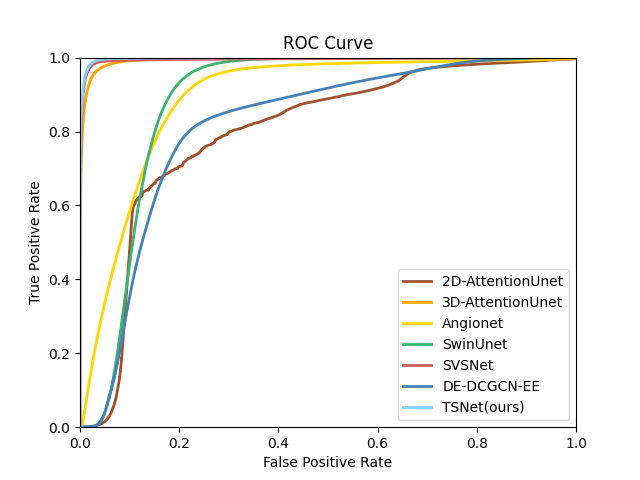

This chart was generated by the following Python code:
import numpy as np
import matplotlib.pyplot as plt
plt.rc('font',family='Times New Roman')
from sklearn.datasets import make_classification
from sklearn.model_selection import train_test_split
from sklearn.linear_model import LogisticRegression
from sklearn.metrics import roc_curve, roc_auc_score
import yaml
import torch
from model.utils import get_model
import argparse
import os 
from PIL import Image
from torch.utils.data import Dataset, DataLoader
from PIL import Image
from torchvision import transforms
import cv2

def init_model(load):

    model_list = []
    for ckp_path in load:

        pth = torch.load(ckp_path, map_location=torch.device('cpu'))
        model = (pth['ema_model_state_dict'])  # load model
        # load model weight
        #model = get_model(args)
        # model.load_state_dict(pth['ema_model_state_dict'])
        print(model)
        model.cuda()
        model_list.append(model)
        print(f"Model loaded from {ckp_path}")

    return model_list

def preprocess(input_img, input_lab):
    img = input_img.astype(np.float32)
    lab = input_lab.astype(np.uint8)
    max98 = np.percentile(img, 98)
    img = np.clip(img, 0, max98)
    img = img / max98
    tensor_img = torch.from_numpy(img).float()
    tensor_lab = torch.from_numpy(lab).long()

    return tensor_img, tensor_lab

class Dataset2d(Dataset):
    def __init__(self, images_root_folder, labels_root_folder, transform=None):
        self.images_root_folder = images_root_folder
        self.labels_root_folder = labels_root_folder
        self.transform = transform
        self.image_label_pairs = self.get_image_label_pairs()
    def get_image_label_pairs(self):
        pairs = []
        for root, _, files in os.walk(self.labels_root_folder):
            for file in files:
                if file.endswith('.jpg') or file.endswith('.png'):
                    label_path = os.path.join(root, file)
                    # Get relative path of the image
                    relative_path = os.path.relpath(label_path, self.images_root_folder)
                    image_path = os.path.join(self.images_root_folder, relative_path)
                    image = Image.open(image_path).convert('L')  # Assuming grayscale images
                    label = Image.open(label_path).convert('L')  # Assuming grayscale labels

                    if os.path.exists(image_path):
                        pairs.append((image, label))
                    else:
                        print(f"Label file not found for {image_path}")
        return pairs

    def __len__(self):
        return len(self.image_label_pairs)

    def __getitem__(self, idx):
        # image_path, label_path = self.image_label_pairs[idx]
        #
        # image = Image.open(image_path).convert('L')  # Assuming grayscale images
        # label = Image.open(label_path).convert('L')  # Assuming grayscale labels
        image, label = self.image_label_pairs[idx]

        if self.transform:
            image = self.transform(image)
            label = self.transform(label)

        label = (label > 0).float()  # Binarize label

        return image, label

class Datasetmulti(Dataset):
    def __init__(self, images_root_folder, labels_root_folder, transform=None):
        self.images_root_folder = images_root_folder
        self.labels_root_folder = labels_root_folder
        self.transform = transform
        self.image_label_pairs = self.get_image_label_pairs()

    def get_image_label_pairs(self):
        pairs = []
        patient_list = os.listdir(self.labels_root_folder)
        subdir_path_list = []
        for patient in patient_list:
            dir_path = os.path.join(self.labels_root_folder, patient)
            xulie_lsit = os.listdir(dir_path)
            for xulie in xulie_lsit:
                subdir_path = os.path.join(dir_path, xulie)
                subdir_path_list.append(subdir_path)
        trainlab_list = []
        trainimg_list = []
        for path in (subdir_path_list):
            lab_path_list = os.listdir(path)
            img_list = []
            lab_list = []
            labimg_path_list = []
            for item in lab_path_list:
                # 一个序列的lab路径
                lab_path = os.path.join(path, item)
                labimg_path_list.append(lab_path)
                img_path = os.path.join(self.images_root_folder,lab_path.split("/")[-3],lab_path.split("/")[-2],lab_path.split("/")[-1])
                # print(lab_path,img_path)

                img = cv2.imread(img_path, 0)
                lab = cv2.imread(lab_path, 0)
                lab = lab // 255
                img, lab = preprocess(img, lab)
                img_list.append(img)  # 一个序列的img
                lab_list.append(lab)  # 一个序列的lab
                trainlab_list.append(lab)
            n1 = 5 // 2
            n2 = 5 - n1 - 1
            start_image = img_list[0]
            end_image = img_list[-1]
            for i in range(n1):
                img_list.insert(0, start_image)  # 在序列开始复制 N//2张图片
            for j in range(n2):
                img_list.insert(-1, end_image)  # 在序列最后复制N- N//2张图片
            for k, item_path in enumerate(labimg_path_list):
                stack_list = []
                # 获取待stack的图片列表
                for n in range(5):
                    stack_list.append(img_list[k + n])
                img3d = torch.stack(stack_list, 0)
                img3d = img3d.unsqueeze(0)
                pairs.append((img3d, lab_list[k]))
                # print(f"Label file not found for {image_path}")
        return pairs

    def __len__(self):
        return len(self.image_label_pairs)

    def __getitem__(self, idx):
        # image_path, label_path = self.image_label_pairs[idx]
        #
        # image = Image.open(image_path).convert('L')  # Assuming grayscale images
        # label = Image.open(label_path).convert('L')  # Assuming grayscale labels
        image, label = self.image_label_pairs[idx]

        # if self.transform:
        #     # image = self.transform(image)
        #     label = self.transform(label)
        #
        # label = (label > 0).float()  # Binarize label

        return image, label

class Dataset4f(Dataset):
    def __init__(self, images_root_folder, labels_root_folder, transform=None):
        self.images_root_folder = images_root_folder
        self.labels_root_folder = labels_root_folder
        self.transform = transform
        self.image_label_pairs = self.get_image_label_pairs()

    def get_image_label_pairs(self):
        pairs = []
        patient_list = os.listdir(self.labels_root_folder)
        subdir_path_list = []
        for patient in patient_list:
            dir_path = os.path.join(self.labels_root_folder, patient)
            xulie_lsit = os.listdir(dir_path)
            for xulie in xulie_lsit:
                subdir_path = os.path.join(dir_path, xulie)
                subdir_path_list.append(subdir_path)
        trainlab_list = []
        trainimg_list = []
        for path in (subdir_path_list):
            lab_path_list = os.listdir(path)
            img_list = []
            lab_list = []
            labimg_path_list = []
            for item in lab_path_list:
                # 一个序列的lab路径
                lab_path = os.path.join(path, item)
                labimg_path_list.append(lab_path)
                img_path = os.path.join(self.images_root_folder,lab_path.split("/")[1],lab_path.split("/")[2],lab_path.split("/")[3])
                # img_path = lab_path.replace("trydata", "image")
                img = cv2.imread(img_path, 0)
                lab = cv2.imread(lab_path, 0)
                lab = lab // 255
                img, lab = preprocess(img, lab)
                img_list.append(img)  # 一个序列的img
                lab_list.append(lab)  # 一个序列的lab
                trainlab_list.append(lab)
            n1 = 4// 2
            n2 = 4- n1 - 1
            start_image = img_list[0]
            end_image = img_list[-1]
            for i in range(n1):
                img_list.insert(0, start_image)  # 在序列开始复制 N//2张图片
            for j in range(n2):
                img_list.insert(-1, end_image)  # 在序列最后复制N- N//2张图片
            for k, item_path in enumerate(labimg_path_list):
                stack_list = []
                # 获取待stack的图片列表
                for n in range(4):
                    stack_list.append(img_list[k + n])
                img3d = torch.stack(stack_list, 0)
                img3d = img3d.unsqueeze(0)
                pairs.append((img3d, lab_list[k]))
                # print(f"Label file not found for {image_path}")
        return pairs

    def __len__(self):
        return len(self.image_label_pairs)

    def __getitem__(self, idx):

        image, label = self.image_label_pairs[idx]

        return image, label

class Dataset3d(Dataset):
    def __init__(self, images_root_folder, labels_root_folder, transform=None):
        self.images_root_folder = images_root_folder
        self.labels_root_folder = labels_root_folder
        self.transform = transform
        self.image_label_pairs = self.get_image_label_pairs()

    def get_image_label_pairs(self):
        pairs = []
        patient_list = os.listdir(self.labels_root_folder)
        subdir_path_list = []
        for patient in patient_list:
            dir_path = os.path.join(self.labels_root_folder, patient)
            xulie_lsit = os.listdir(dir_path)
            for xulie in xulie_lsit:
                subdir_path = os.path.join(dir_path, xulie)
                subdir_path_list.append(subdir_path)

        for path in (subdir_path_list):
            lab_path_list = os.listdir(path)
            img_list = []
            lab_list = []
            file_name_list = []

            for p, item in enumerate(lab_path_list):
                # 一个序列的lab路径
                lab_path = os.path.join(path, item)

                img_path = os.path.join(self.images_root_folder,lab_path.split("/")[1],lab_path.split("/")[2],lab_path.split("/")[3])
                file_name_list.append(img_path)
                # img_path = lab_path.replace("trydata", "image")
                img = cv2.imread(img_path, 0)
                lab = cv2.imread(lab_path, 0)
                lab = lab // 255


                img, lab = preprocess(img, lab)
                img_list.append(img)  # 一个序列的img
                lab_list.append(lab)

            l = len(img_list)
            w = l % 5
            t = l // 5
            # print(l,w,t)
            for k in range(t):
                stack_img_list = []
                stack_lab_list = []
                img_name_list = []
                for n in range(5):
                    stack_img_list.append(img_list[n + k * 5 + w])
                    stack_lab_list.append(lab_list[n + k * 5 + w])
                    img_name_list.append(file_name_list[n + k * 5 + w])

                img3d = torch.stack(stack_img_list, 0)
                img3d = img3d.unsqueeze(0)
                lab3d = torch.stack(stack_lab_list, 0)
                lab3d = lab3d.unsqueeze(0)
                pairs.append((img3d, lab3d))

        return pairs

    def __len__(self):
        return len(self.image_label_pairs)

    def __getitem__(self, idx):
        image, label = self.image_label_pairs[idx]
        return image, label


# Load the images and labels
def load_test_data(images_root_folder, labels_root_folder, batch_size=4,model_name=str):
    transform = transforms.Compose([
        transforms.Resize((512, 512)),
        transforms.ToTensor(),
    ])

    if model_name in ["attention_unet","swinunet","source_DE_DCGCN_EE","Angionet"]:
        dataset = Dataset2d(images_root_folder, labels_root_folder, transform=transform)

    elif model_name == "TSNet":
        dataset = Datasetmulti(images_root_folder, labels_root_folder, transform=transform)

    elif model_name == "SVSNet":
        dataset = Dataset4f(images_root_folder, labels_root_folder, transform=transform)
    elif model_name == "attention_unet_3d":
        dataset = Dataset3d(images_root_folder, labels_root_folder, transform=transform)


    dataloader = DataLoader(dataset, batch_size=batch_size, shuffle=False)
    return dataloader

# Generate ROC curve data
def generate_roc_data(model, dataloader, device='cuda'):
    y_true = []
    y_scores = []

    with torch.no_grad():
        for images, labels in dataloader:
            images = images.to(device)
            labels = labels.to(device)

            outputs = model(images)
            probs = torch.sigmoid(outputs)[:,1,:,:]
            labels_np = labels.cpu().numpy().flatten()
            probs_np = probs.cpu().numpy().flatten()

            print(f"Batch labels shape: {labels_np.shape}, Batch predictions shape: {probs_np.shape}")

            y_true.append(labels_np)
            y_scores.append(probs_np)

    y_true = np.concatenate(y_true)
    y_scores = np.concatenate(y_scores)

    # Debugging information after concatenation
    print(f"Final y_true shape: {y_true.shape}, Final y_scores shape: {y_scores.shape}")

    return y_true, y_scores
# Plot ROC curve
def plot_roc_curve(y_true, y_scores,color):
    fpr, tpr, _ = roc_curve(y_true, y_scores)
    roc_auc = roc_auc_score(y_true, y_scores)

    plt.figure()
    plt.plot(fpr, tpr, color=color, lw=2, label='ROC curve (area = %0.6f)' % roc_auc)
    plt.plot([0, 1], [0, 1], color='gray', linestyle='--')
    plt.xlim([0.0, 1.0])
    plt.ylim([0.0, 1.0])
    plt.xlabel('False Positive Rate')
    plt.ylabel('True Positive Rate')
    plt.title('Receiver Operating Characteristic')
    plt.legend(loc="lower right")
    # plt.show()

# Main execution
def main():
    # load_list = ['TSNet',"attention_unet","attention_unet_3d","SVSNet","Angionet","swinunet","source_DE_DCGCN_EE"]\
    # load_list = ['TSNet', "attention_unet_3d","Angionet", "swinunet", "source_DE_DCGCN_EE"]
    model_list = []
    from model.dim2 import AttentionUNet

    model = AttentionUNet(1, 2, 32)
    pth = torch.load('exp/CAG/attention_unet/latest.pth', map_location=torch.device('cpu'))
    model.load_state_dict(pth['ema_model_state_dict'])
    model.cuda()
    model_list.append(model)
    print(f"Model loaded from exp/CAG/attention_unet/latest.pth")
    load_list = ["attention_unet_3d","Angionet","swinunet"]
    # load_list = ["SVSNet"]
    load = [os.path.join("exp/CAG",item,"best.pth") for item in load_list]
    print(load)
    image_path = "../data/test/image"
    label_path = "new_test_label2"
    device = torch.device('cuda' if torch.cuda.is_available() else 'cpu')
    model_list2 = init_model(load)
    model_list.extend(model_list2)
    from model.dim2.svsnet import SVSNet
    model = SVSNet(1, 4, 512, 512)
    pth = torch.load('exp/CAG/SVSNet/latest.pth', map_location=torch.device('cpu'))
    model.load_state_dict(pth['ema_model_state_dict'])
    model.cuda()
    model_list.append(model)
    print(f"Model loaded from exp/CAG/SVSNet/latest.pth")

    load_list = ['source_DE_DCGCN_EE', "TSNet"]
    # load_list = ["SVSNet"]
    load = [os.path.join("exp/CAG", item, "best.pth") for item in load_list]
    model_list3 = init_model(load)
    model_list.extend(model_list3)

    # from model.dim2 import AttentionUNet
    #
    # model = AttentionUNet(1, 2, 32)
    # pth = torch.load('exp/CAG/attention_unet/latest.pth', map_location=torch.device('cpu'))
    # model.load_state_dict(pth['ema_model_state_dict'])
    # model.cuda()
    # model_list.append(model)
    # print(f"Model loaded from exp/CAG/attention_unet/latest.pth")

    # color = [(66,122,178),(240,145,72),(255,152,150),(219,219,141),(197,157,148),(175,199,232),(72,192,170)]
    color = ['sienna','orange','gold','mediumseagreen','indianred','steelblue','lightskyblue']
    # Replace `YourModelClass` with the actual model class you're using
    fpr_tpr = []
    for i,model in enumerate(model_list):
        # model_name = load_list[i]
        model_name = ["attention_unet", "attention_unet_3d", "Angionet", "swinunet", "SVSNet","source_DE_DCGCN_EE","TSNet" ][i]

        dataloader = load_test_data(image_path, label_path, batch_size=4,model_name=model_name.split("/")[-1])

        y_true, y_scores = generate_roc_data(model, dataloader, device=device)
        print(len(y_true) ,len(y_scores) )
        print(model_name)

        print("Prediction probability range:", np.min(y_scores), np.max(y_scores))
        print("Unique values in y_test:", np.unique(y_true))

        fpr, tpr, _ = roc_curve(y_true, y_scores)
        roc_auc = roc_auc_score(y_true, y_scores)
        fpr_tpr.append((fpr,tpr))
    model_name = ["2D-AttentionUnet","3D-AttentionUnet","Angionet","SwinUnet","SVSNet","DE-DCGCN-EE","TSNet(ours)"]

    plt.figure()
    for k,item in enumerate(fpr_tpr):
        plt.plot(item[0], item[1], color=color[k], lw=2, label= model_name[k])  #'(area = %0.6f)' % roc_auc
    # plt.plot([0, 1], [0, 1], color='gray', linestyle='--')
    plt.xlim([0.0, 1.0])
    plt.ylim([0.0, 1.0])
    plt.xlabel('False Positive Rate')
    plt.ylabel('True Positive Rate')
    plt.title('ROC Curve')
    plt.legend(loc="lower right")
    plt.show()
        # plot_roc_curve(y_true, y_scores,color[k])

if __name__ == "__main__":
    main()
